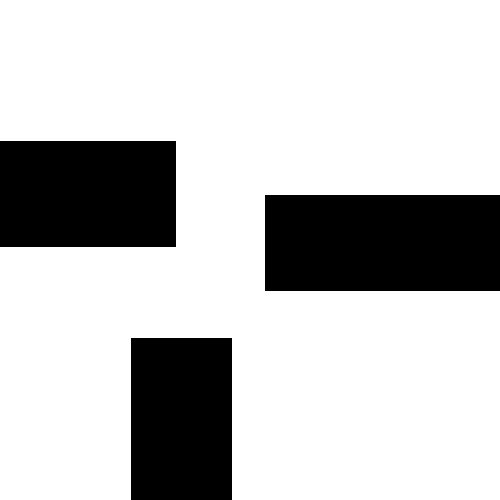
%> input picture RRT/MATLAB Code/2 DoF/map4.bmp, 500 x 500 px
$ octave dkdkdkkd.m   (GNU Octave 9; MATLAB toolbox functions it lacks are replaced by stand-ins)
%> lines starting %> are read from the running program, lines starting %| are printed output that depends on the picture; in (x1, y1, x2, y2) boxes, pixels count from 0 and x2, y2 are one past the last pixel; in counts of white or black regions, pixels touching at a corner belong together; the program's own positions count from 1
%***************************************
%Author: Yaoqing Hu
%Date: 2020-04-09
%***************************************
%% 流程初始化
clear all; close all;
x_I=10; y_I=10;           % 设置初始点
x_G=490; y_G=490;       % 设置目标点
Thr=20;                 % 设置目标点阈值
Delta= 20;              % 设置扩展步长
%% 建树初始化
T.v(1).x = x_I;         % T是我们要做的树，v是节点，这里先把起始点加入到T里面来
T.v(1).y = y_I;
T.v(1).xPrev = x_I;     % 起始节点的父节点仍然是其本身
T.v(1).yPrev = y_I;
T.v(1).dist=0;          % 从父节点到该节点的距离，这里可取欧氏距离
T.v(1).indPrev = 0;     %
%% 开始搜索并构建树
figure(1);
Imp=imbinarize(imread('map4.bmp'));
%> Imp: size 500x500 logical; 77% white; 3 black regions, box (x1, y1, x2, y2) and area: (265, 195, 500, 291) 22560, (0, 141, 176, 247) 18656, (131, 338, 232, 500) 16362
imshow(Imp)
xL=size(Imp,1);%地图x轴长度
%> xL = 500
yL=size(Imp,2);%地图y轴长度
%> yL = 500
hold on
plot(x_I, y_I, 'ro', 'MarkerSize',5, 'MarkerFaceColor','r');
plot(x_G, y_G, 'go', 'MarkerSize',5, 'MarkerFaceColor','g');% 绘制起点和目标点
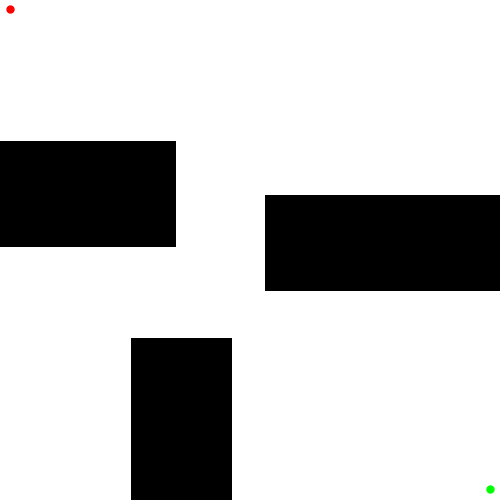
%> figure redrawn from the program's plot data
count=1;
for iter = 1:3000
    p_rand=[];
    %Step 1: 在地图中随机采样一个点x_rand
    %提示：用（p_rand(1),p_rand(2)）表示环境中采样点的坐标
    p_rand(1)=ceil(rand()*xL); % rand()生成的是0~1均匀分布的随机数，乘以800再向上取整，数便为[1,800]间的整数
    p_rand(2)=ceil(rand()*yL);

    p_near=[];
    %Step 2: 遍历树，从树中找到最近邻近点x_near
    %提示：x_near已经在树T里
    min_distance = 1000;
    for i=1:count
        distance = sqrt( ( T.v(i).x - p_rand(1) )^2 + ( T.v(i).y - p_rand(2) )^2 );
        if distance < min_distance
            min_distance = distance;
            index = i;
        end
    end
%> after the loop, index = 1
    p_near(1) = T.v(index).x;
    p_near(2) = T.v(index).y;

    p_new=[];
    %Step 3: 扩展得到x_new节点
    %提示：注意使用扩展步长Delta
    p_new(1) = p_near(1) + round( ( p_rand(1)-p_near(1) ) * Delta/min_distance );
    p_new(2) = p_near(2) + round( ( p_rand(2)-p_near(2) ) * Delta/min_distance );

    %检查节点是否是collision-free
    if ~collisionChecking(p_near,p_new,Imp)
       continue;
    end
    count=count+1;

    %Step 4: 将x_new插入树T
    %提示：新节点x_new的父节点是x_near
    T.v(count).x = p_new(1);
    T.v(count).y = p_new(2);
    T.v(count).xPrev = p_near(1);
    T.v(count).yPrev = p_near(2);
    T.v(count).dist = min_distance;

    %Step 5:检查是否到达目标点附近
    %提示：注意使用目标点阈值Thr，若当前节点和终点的欧式距离小于Thr，则跳出当前for循环
    new_distance = sqrt( ( p_new(1) - x_G )^2 + ( p_new(2) - y_G )^2 );
    if new_distance <= Thr
        plot(p_new(1), p_new(2), 'bo', 'MarkerSize',2, 'MarkerFaceColor','b'); % 绘制x_new
        line( [p_new(1) p_near(1)], [p_new(2) p_near(2)], 'Marker','.','LineStyle','-'); %连接x_near和x_new
        line( [x_G p_new(1)], [y_G p_new(2)], 'Marker','.','LineStyle','-'); %连接x_Target和x_new
        break;
    end

    %Step 6:将x_near和x_new之间的路径画出来
    %提示 1：使用plot绘制，因为要多次在同一张图上绘制线段，所以每次使用plot后需要接上hold on命令
    %提示 2：在判断终点条件弹出for循环前，记得把x_near和x_new之间的路径画出来
    plot(p_new(1), p_new(2), 'bo', 'MarkerSize',2, 'MarkerFaceColor','b'); % 绘制x_new
    line( [p_new(1) p_near(1)], [p_new(2) p_near(2)], 'Marker','.','LineStyle','-'); %连接x_near和x_new
    hold on;

    pause(0.1); %暂停0.1s，使得RRT扩展过程容易观察
end

%% 画出路径
T_LIST = zeros(size(T.v, 2), 5);
for i=1:size(T.v, 2)
    T_LIST(i,1) = T.v(i).x;
    T_LIST(i,2) = T.v(i).y;
    T_LIST(i,3) = T.v(i).xPrev;
    T_LIST(i,4) = T.v(i).yPrev;
    T_LIST(i,5) = i;
end

path = [];
path_count = 1;
path(path_count,1) = x_G;
path(path_count,2) = y_G;
path_count = path_count + 1;
path(path_count,1) = p_new(1);
path(path_count,2) = p_new(2);
n_index = node_index(T_LIST, p_new(1), p_new(2));
path_count = path_count + 1;
path(path_count,1) = T_LIST(i,3);
path(path_count,2) = T_LIST(i,4);
while path(path_count,1) ~= x_I || path(path_count,2) ~= y_I
    new_n_index = node_index(T_LIST, path(path_count,1), path(path_count,2));
    path_count = path_count + 1;
    path(path_count,1) = T_LIST(new_n_index,3);
    path(path_count,2) = T_LIST(new_n_index,4);
    n_index = new_n_index;
end

for i=size(path,1)-1 :-1: 1
    line( [path(i,1) path(i+1,1)], [path(i,2) path(i+1,2)], 'Marker','.','LineStyle','-','color','r'); %连接x_near和x_new
    hold on;
    pause(0.1); %暂停0.1s，使得RRT扩展过程容易观察
end


function feasible=collisionChecking(startPose,goalPose,map)
%> called with startPose = [10 10], goalPose = [25 23]

feasible=true;
dir=atan2(goalPose(1)-startPose(1),goalPose(2)-startPose(2));
%> dir = 0.857
for r=0:0.5:sqrt(sum((startPose-goalPose).^2))
    posCheck = startPose + r.*[sin(dir) cos(dir)];
    if ~(feasiblePoint(ceil(posCheck),map) && feasiblePoint(floor(posCheck),map) && ...
            feasiblePoint([ceil(posCheck(1)) floor(posCheck(2))],map) && feasiblePoint([floor(posCheck(1)) ceil(posCheck(2))],map))
        feasible=false;break;
    end
    if ~feasiblePoint([floor(goalPose(1)),ceil(goalPose(2))],map), feasible=false; end

end
end

function feasible=feasiblePoint(point,map)
feasible=true;
if ~(point(1)>=1 &&  point(1)<=size(map,2) && point(2)>=1 && point(2)<=size(map,1) && map(point(2),point(1))==255)
    feasible=false;
end
end

function n_index = node_index(T_LIST,xval,yval)
    %This function returns the index of the location of a node in the T_LIST
    i=1;
    while ( T_LIST(i,1) ~= xval || T_LIST(i,2) ~= yval )
        i=i+1;
    end
    n_index=i;
end
